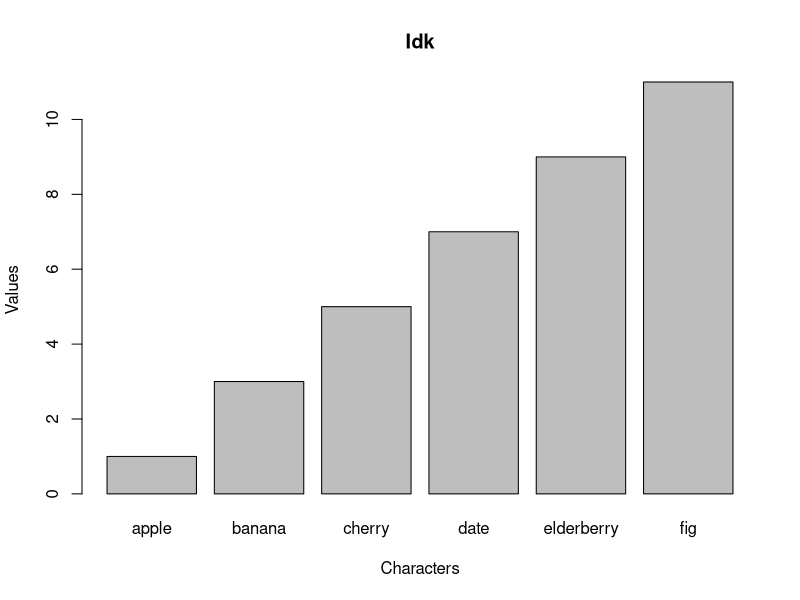

Here is the R script that generated this plot:

vector1 <- c(1, 3, 5, 7, 9, 11) 
vector2 <- c("apple", "banana", "cherry", "date", "elderberry", "fig") 

barplot(vector1 ,names.arg = vector2, xlab="Characters" , ylab="Values" , main="Idk")
